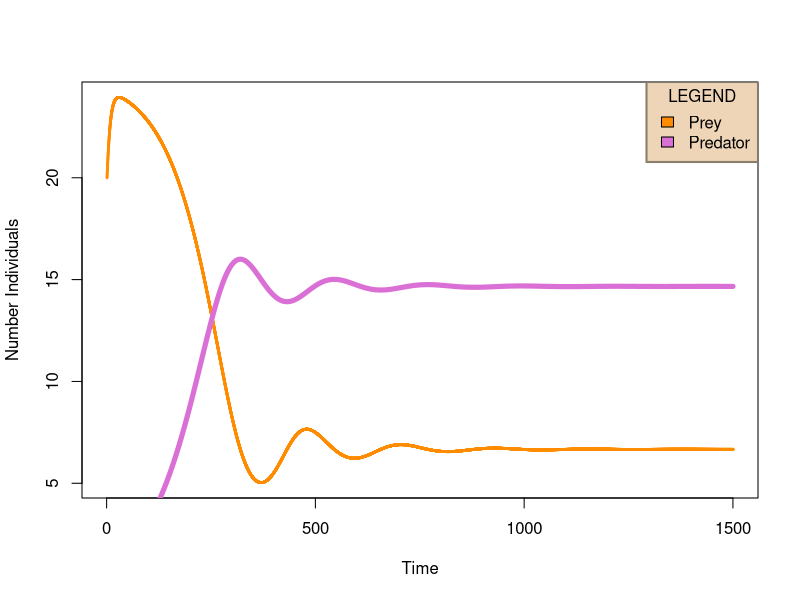

Generate this figure with R:
## ---- chunk 1
knitr::opts_chunk$set(echo = TRUE)
## ---- chunk 2
#length of run : 15000
n <- seq(from = 1, t =1500.1, by = 0.1)
#creating vectors to fill with prey and predator data
Nt <- NA
Pt <- NA
#Delta time or time steps
dt <- 0.1
#starting values for each data set 
Nt[1] <- 20 
Pt[1] <- 1
#known constant values
r <- 0.15 

b <- 0.2
d <- 0.01

K <- 25
ks <- 20 
umax <- 0.2
## ---- chunk 3
for (i in 2: length(n)) {
  Nt[i] <- Nt[i-1] + (r*Nt[i-1]*(1-(Nt[i-1]/K))-(umax*Nt[i-1]/(ks + Nt[i-1]))*Pt[i-1])*(n[i]-n[i-1])
  Pt[i] <- Pt[i-1] + (umax*Nt[i-1]/(ks +Nt[i-1])*b*Pt[i-1] -d*Pt[i-1])*(n[i]-n[i-1])
}
## ---- chunk 4
plot(n, Nt, col = "darkorange", ylab = "Number Individuals", xlab = "Time", cex= 0.25)
lines(n, Pt, col= "orchid", legend = "Predator", lwd = 5)
# legend(legend=c("Prey", "Predator"), 
#        fill = c("violet","darkblue"))
legend(x = "topright", box.col = "bisque4",
       bg ="bisque2", box.lwd = 2 , title="LEGEND", 
       legend=c("Prey", "Predator"), 
       fill = c("darkorange","orchid"))
